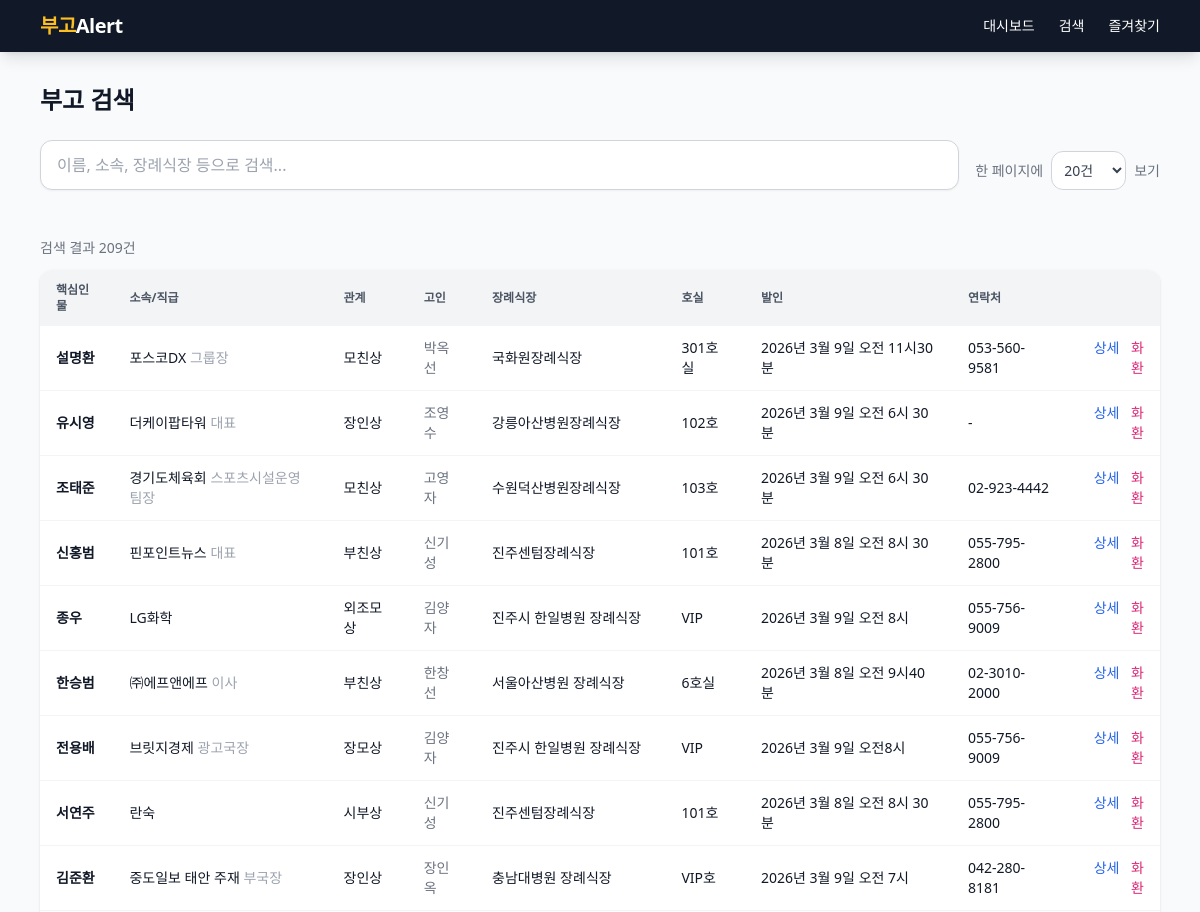
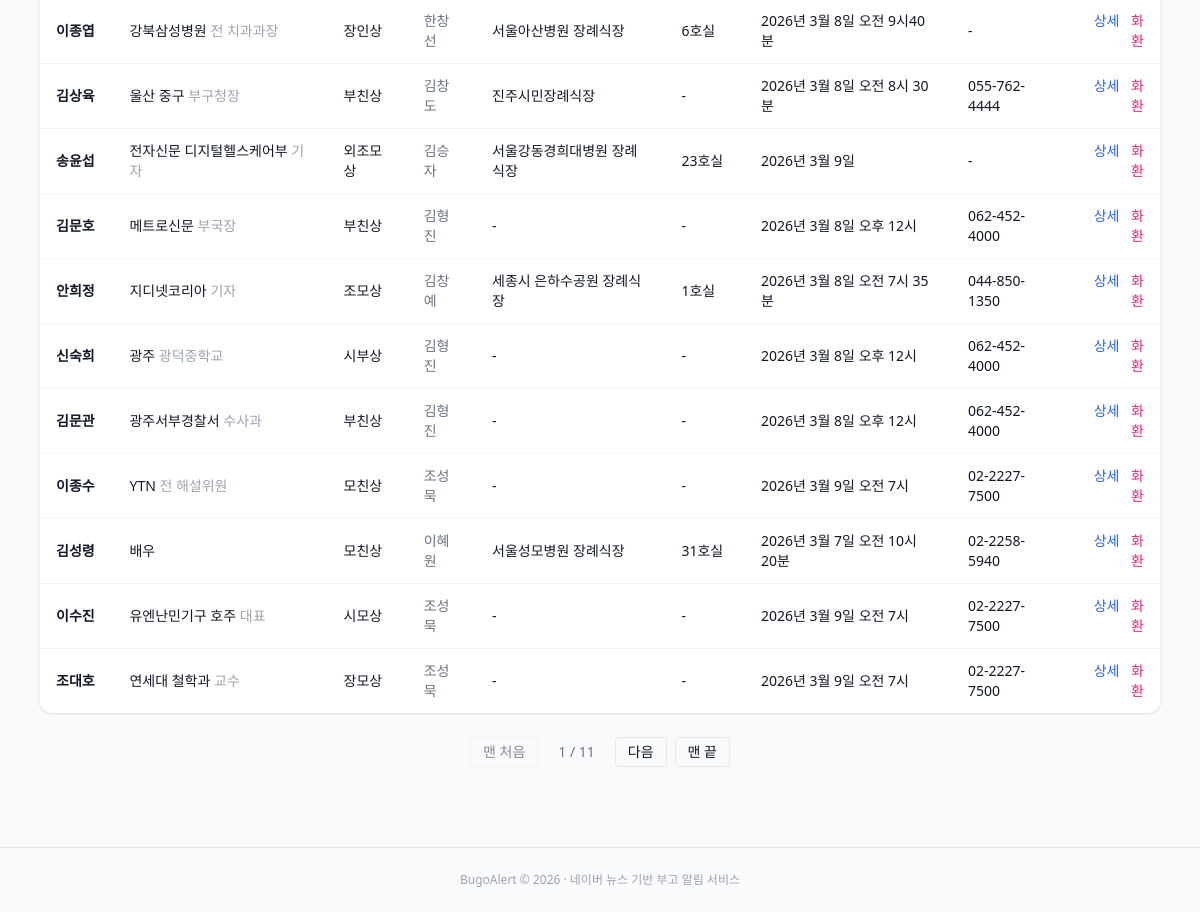
Screenshot of /search with the database file from the repository (2 pictures, top to bottom).
### app/models.py (models this page shows)
class Obituary(Base):
    __tablename__ = "obituaries"
    id = Column(Integer, primary_key=True, autoincrement=True)
    source_url = Column(String(512), nullable=False)
    title = Column(String(512), nullable=False)
    key_person = Column(String(100))
    organization = Column(String(200))
    position = Column(String(200))
    deceased_name = Column(String(100))
    deceased_age = Column(String(50))
    relationship = Column(String(100))
    related_persons = Column(Text)
    funeral_hall = Column(String(200))
    room_number = Column(String(50))
    funeral_date = Column(String(100))
    funeral_time = Column(String(50))
    contact = Column(String(100))
    remarks = Column(Text)
    raw_text = Column(Text)
    published_at = Column(DateTime)
    created_at = Column(DateTime, default=datetime.utcnow)
    dedup_key = Column(String(200), unique=True, nullable=True)
    __table_args__ = (
        Index("ix_obituaries_key_person", "key_person"),
        Index("ix_obituaries_org", "organization"),
        Index("ix_obituaries_published", "published_at"),
        Index("ix_obituaries_dedup", "dedup_key"),
        Index("ix_obituaries_source_url", "source_url"),
    )

### app/routers/obituaries.py (the view)
@router.get("/search")
async def search(
    request: Request,
    q: str = Query(""),
    db: Session = Depends(get_db),
    page: int = Query(1, ge=1),
    per_page: int = Query(20, ge=10, le=100),
):
    per_page = _valid_per_page(per_page)
    q_result = _search_query(db, q)
    total = q_result.count()
    obituaries = q_result.offset((page - 1) * per_page).limit(per_page).all()
    total_pages = max(1, (total + per_page - 1) // per_page)
    template = "partials/obituary_table.html" if request.headers.get("HX-Request") else "search.html"
    return request.app.state.templates.TemplateResponse(
        template,
        {
            "request": request,
            "obituaries": obituaries,
            "page": page,
            "total_pages": total_pages,
            "total": total,
            "per_page": per_page,
            "per_page_options": PER_PAGE_OPTIONS,
            "q": q,
        },
    )

### app/templates/search.html (shortened to what this page needs)
{% extends "base.html" %}
{% block content %}
<h1 class="text-2xl font-bold mb-6">부고 검색</h1>
<div class="mb-6" id="search-form-wrapper">
  <div class="flex gap-4 flex-wrap items-end">
    <div class="flex-1 min-w-[200px]">
      <input type="text"
             name="q"
             value="{{ q or '' }}"
             placeholder="이름, 소속, 장례식장 등으로 검색..."
             hx-get="/search"
             hx-trigger="keyup changed delay:300ms, search"
             hx-target="#search-results"
             hx-indicator="#search-spinner"
             hx-include="#search-form-wrapper"
             class="w-full px-4 py-3 rounded-xl border border-gray-300 focus:border-amber-500 focus:ring-2 focus:ring-amber-200 outline-none text-base shadow-sm">
    </div>
    <div class="flex items-center gap-2 text-sm">
      <label for="per-page" class="text-gray-500">한 페이지에</label>
      <select name="per_page" id="per-page"
              hx-get="/search"
              hx-trigger="change"
              hx-target="#search-results"
              hx-include="#search-form-wrapper"
              class="px-2 py-2 rounded-xl border border-gray-300 text-gray-700 bg-white">
        {% for n in per_page_options %}
        <option value="{{ n }}" {% if per_page == n %}selected{% endif %}>{{ n }}건</option>
        {% endfor %}
      </select>
      <span class="text-gray-500">보기</span>
    </div>
  </div>
</div>
<div id="search-results">
  {% include "partials/obituary_table.html" %}
</div>
{% endblock %}

### app/templates/partials/obituary_table.html (shortened to what this page needs)
<p class="text-sm text-gray-500 mb-3">검색 결과 {{ total }}건</p>
{% if obituaries %}
<div class="bg-white rounded-xl shadow overflow-hidden">
  <table class="w-full text-sm">
    <thead class="bg-gray-100 text-gray-600 uppercase text-xs">
      <tr>
        <th class="px-4 py-3 text-left">핵심인물</th>
        <th class="px-4 py-3 text-left">소속/직급</th>
        <th class="px-4 py-3 text-left">관계</th>
        <th class="px-4 py-3 text-left">고인</th>
        <th class="px-4 py-3 text-left">장례식장</th>
        <th class="px-4 py-3 text-left">호실</th>
        <th class="px-4 py-3 text-left">발인</th>
        <th class="px-4 py-3 text-left">연락처</th>
        <th class="px-4 py-3"></th>
      </tr>
    </thead>
    <tbody class="divide-y divide-gray-100">
      {% for o in obituaries %}
      <tr class="hover:bg-amber-50 transition">
        <td class="px-4 py-3 font-bold text-gray-900">{{ o.key_person or '-' }}</td>
        <td class="px-4 py-3">{{ o.organization or '-' }}{% if o.position %} <span class="text-gray-400">{{ o.position }}</span>{% endif %}</td>
        <td class="px-4 py-3">{{ o.relationship or '-' }}</td>
        <td class="px-4 py-3 text-gray-500">{{ o.deceased_name or '-' }}</td>
        <td class="px-4 py-3">{{ o.funeral_hall or '-' }}</td>
        <td class="px-4 py-3">{{ o.room_number or '-' }}</td>
        <td class="px-4 py-3">{{ (o.funeral_date or '-')|format_funeral_date }} {{ o.funeral_time or '' }}</td>
        <td class="px-4 py-3">{{ o.contact or '-' }}</td>
        <td class="px-4 py-3 text-right space-x-2">
          <a href="/obituary/{{ o.id }}" class="text-blue-600 hover:underline">상세</a>
          <a href="/flower/order/{{ o.id }}" class="text-pink-600 hover:underline">화환</a>
        </td>
      </tr>
      {% endfor %}
    </tbody>
  </table>
</div>
{% if total_pages > 1 %}
<div class="flex justify-center items-center gap-2 mt-6 flex-wrap">
  <a href="/search?q={{ q or '' }}&page=1&per_page={{ per_page }}" class="px-3 py-1 rounded border text-sm hover:bg-gray-100 {% if page == 1 %}opacity-50 pointer-events-none{% endif %}">맨 처음</a>
  <span class="px-3 py-1 text-sm text-gray-500">{{ page }} / {{ total_pages }}</span>
  {% if page < total_pages %}
  <a href="/search?q={{ q or '' }}&page={{ page + 1 }}&per_page={{ per_page }}" class="px-3 py-1 rounded border text-sm hover:bg-gray-100">다음</a>
  {% endif %}
  <a href="/search?q={{ q or '' }}&page={{ total_pages }}&per_page={{ per_page }}" class="px-3 py-1 rounded border text-sm hover:bg-gray-100 {% if page == total_pages %}opacity-50 pointer-events-none{% endif %}">맨 끝</a>
</div>
{% endif %}
{% else %}
<div class="text-center py-12 text-gray-400">
  <p>검색 결과가 없습니다</p>
</div>
{% endif %}

### app/templates/base.html (style rules this page uses)
html { font-size: clamp(14px, 2vw, 16px); }
body { font-size: 1rem; }

### rows the page displays
Obituary: key_person "설명환", organization "포스코DX", position "그룹장", relationship "모친상", deceased_name "박옥선", funeral_hall "국화원장례식장", room_number "301호실", funeral_date "2026년 3월 9일", funeral_time "오전 11시30분", contact "053-560-9581"
Obituary: key_person "유시영", organization "더케이팝타워", position "대표", relationship "장인상", deceased_name "조영수", funeral_hall "강릉아산병원장례식장", room_number "102호", funeral_date "2026년 3월 9일", funeral_time "오전 6시 30분", contact "-"
Obituary: key_person "조태준", organization "경기도체육회", position "스포츠시설운영팀장", relationship "모친상", deceased_name "고영자", funeral_hall "수원덕산병원장례식장", room_number "103호", funeral_date "2026년 3월 9일", funeral_time "오전 6시 30분", contact "02-923-4442"
Obituary: key_person "신홍범", organization "핀포인트뉴스", position "대표", relationship "부친상", deceased_name "신기성", funeral_hall "진주센텀장례식장", room_number "101호", funeral_date "2026년 3월 8일", funeral_time "오전 8시 30분", contact "055-795-2800"
Obituary: key_person "종우", organization "LG화학", relationship "외조모상", deceased_name "김양자", funeral_hall "진주시 한일병원 장례식장", room_number "VIP", funeral_date "2026년 3월 9일", funeral_time "오전 8시", contact "055-756-9009"
Obituary: key_person "한승범", organization "㈜에프앤에프", position "이사", relationship "부친상", deceased_name "한창선", funeral_hall "서울아산병원 장례식장", room_number "6호실", funeral_date "2026년 3월 8일", funeral_time "오전 9시40분", contact "02-3010-2000"
Obituary: key_person "전용배", organization "브릿지경제", position "광고국장", relationship "장모상", deceased_name "김양자", funeral_hall "진주시 한일병원 장례식장", room_number "VIP", funeral_date "2026년 3월 9일", funeral_time "오전8시", contact "055-756-9009"
Obituary: key_person "서연주", organization "란숙", relationship "시부상", deceased_name "신기성", funeral_hall "진주센텀장례식장", room_number "101호", funeral_date "2026년 3월 8일", funeral_time "오전 8시 30분", contact "055-795-2800"
Obituary: key_person "김준환", organization "중도일보 태안 주재", position "부국장", relationship "장인상", deceased_name "장인옥", funeral_hall "충남대병원 장례식장", room_number "VIP호", funeral_date "2026년 3월 9일", funeral_time "오전 7시", contact "042-280-8181"
Obituary: key_person "이종엽", organization "강북삼성병원", position "전 치과과장", relationship "장인상", deceased_name "한창선", funeral_hall "서울아산병원 장례식장", room_number "6호실", funeral_date "2026년 3월 8일", funeral_time "오전 9시40분", contact "-"
Obituary: key_person "김상육", organization "울산 중구", position "부구청장", relationship "부친상", deceased_name "김창도", funeral_hall "진주시민장례식장", room_number "-", funeral_date "2026년 3월 8일", funeral_time "오전 8시 30분", contact "055-762-4444"
Obituary: key_person "송윤섭", organization "전자신문 디지털헬스케어부", position "기자", relationship "외조모상", deceased_name "김승자", funeral_hall "서울강동경희대병원 장례식장", room_number "23호실", funeral_date "2026년 3월 9일", contact "-"
Obituary: key_person "김문호", organization "메트로신문", position "부국장", relationship "부친상", deceased_name "김형진", funeral_hall "-", room_number "-", funeral_date "2026년 3월 8일", funeral_time "오후 12시", contact "062-452-4000"
Obituary: key_person "안희정", organization "지디넷코리아", position "기자", relationship "조모상", deceased_name "김창예", funeral_hall "세종시 은하수공원 장례식장", room_number "1호실", funeral_date "2026년 3월 8일", funeral_time "오전 7시 35분", contact "044-850-1350"
Obituary: key_person "신숙희", organization "광주", position "광덕중학교", relationship "시부상", deceased_name "김형진", funeral_hall "-", room_number "-", funeral_date "2026년 3월 8일", funeral_time "오후 12시", contact "062-452-4000"
Obituary: key_person "김문관", organization "광주서부경찰서", position "수사과", relationship "부친상", deceased_name "김형진", funeral_hall "-", room_number "-", funeral_date "2026년 3월 8일", funeral_time "오후 12시", contact "062-452-4000"
Obituary: key_person "이종수", organization "YTN", position "전 해설위원", relationship "모친상", deceased_name "조성묵", funeral_hall "-", room_number "-", funeral_date "2026년 3월 9일", funeral_time "오전 7시", contact "02-2227-7500"
Obituary: key_person "김성령", organization "배우", relationship "모친상", deceased_name "이혜원", funeral_hall "서울성모병원 장례식장", room_number "31호실", funeral_date "2026년 3월 7일", funeral_time "오전 10시 20분", contact "02-2258-5940"
Obituary: key_person "이수진", organization "유엔난민기구 호주", position "대표", relationship "시모상", deceased_name "조성묵", funeral_hall "-", room_number "-", funeral_date "2026년 3월 9일", funeral_time "오전 7시", contact "02-2227-7500"
Obituary: key_person "조대호", organization "연세대 철학과", position "교수", relationship "장모상", deceased_name "조성묵", funeral_hall "-", room_number "-", funeral_date "2026년 3월 9일", funeral_time "오전 7시", contact "02-2227-7500"

### other values shown
{{ total }} "209"
{{ page }} "1"
{{ total_pages }} "11"
form field per_page "20건"
